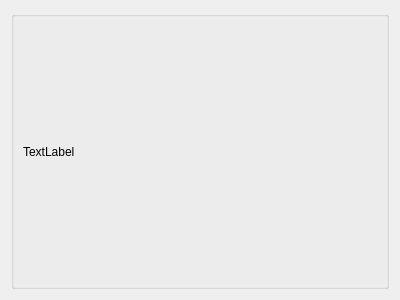
<?xml version="1.0" encoding="UTF-8"?>
<ui version="4.0">
 <class>SummaryChartPage</class>
 <widget class="QWidget" name="SummaryChartPage">
  <property name="geometry">
   <rect>
    <x>0</x>
    <y>0</y>
    <width>400</width>
    <height>300</height>
   </rect>
  </property>
  <property name="windowTitle">
   <string>Form</string>
  </property>
  <layout class="QVBoxLayout" name="verticalLayout_2">
   <item>
    <widget class="QGroupBox" name="groupBox">
     <property name="title">
      <string/>
     </property>
     <layout class="QVBoxLayout" name="verticalLayout">
      <item>
       <widget class="QLabel" name="rangeLabel">
        <property name="text">
         <string>TextLabel</string>
        </property>
       </widget>
      </item>
      <item>
       <layout class="QVBoxLayout" name="chartLayout"/>
      </item>
     </layout>
    </widget>
   </item>
  </layout>
 </widget>
 <resources/>
 <connections/>
</ui>
